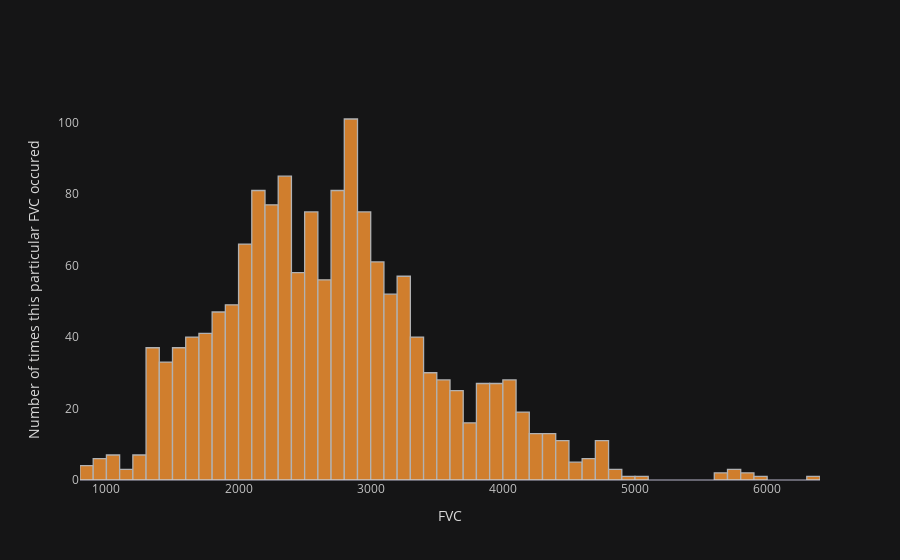

Notebook cell for this chart:
### Code cell
train_df['FVC'].iplot(kind='hist',
                     xTitle='FVC',
                     yTitle='Number of times this particular FVC occured',
                     theme='solar',
                     showgrid=False)

### Figure 1 — Plotly figure (JSON) as saved in the notebook; plotly's stock layout.template omitted (floating-point values rounded to 4 significant figures; data arrays with more than 128 entries replaced by an {"elided": "..."} marker saying what was removed)
{"data": [{"histfunc": "count", "histnorm": "", "marker": {"color": "rgba(255, 153, 51, 1.0)", "line": {"color": "#D9D9D9", "width": 1.3}}, "name": "FVC", "opacity": 0.8, "orientation": "v", "type": "histogram", "x": {"elided": "1549 int values"}}], "layout": {"barmode": "overlay", "legend": {"bgcolor": "#151516", "font": {"color": "#D9D9D9"}}, "paper_bgcolor": "#151516", "plot_bgcolor": "#151516", "title": {"font": {"color": "#D9D9D9"}}, "xaxis": {"gridcolor": "#434343", "showgrid": false, "tickfont": {"color": "#C2C2C2"}, "title": {"font": {"color": "#D9D9D9"}, "text": "FVC"}, "zerolinecolor": "#666570"}, "yaxis": {"gridcolor": "#434343", "showgrid": false, "tickfont": {"color": "#C2C2C2"}, "title": {"font": {"color": "#D9D9D9"}, "text": "Number of times this particular FVC occured"}, "zerolinecolor": "#666570"}}}
